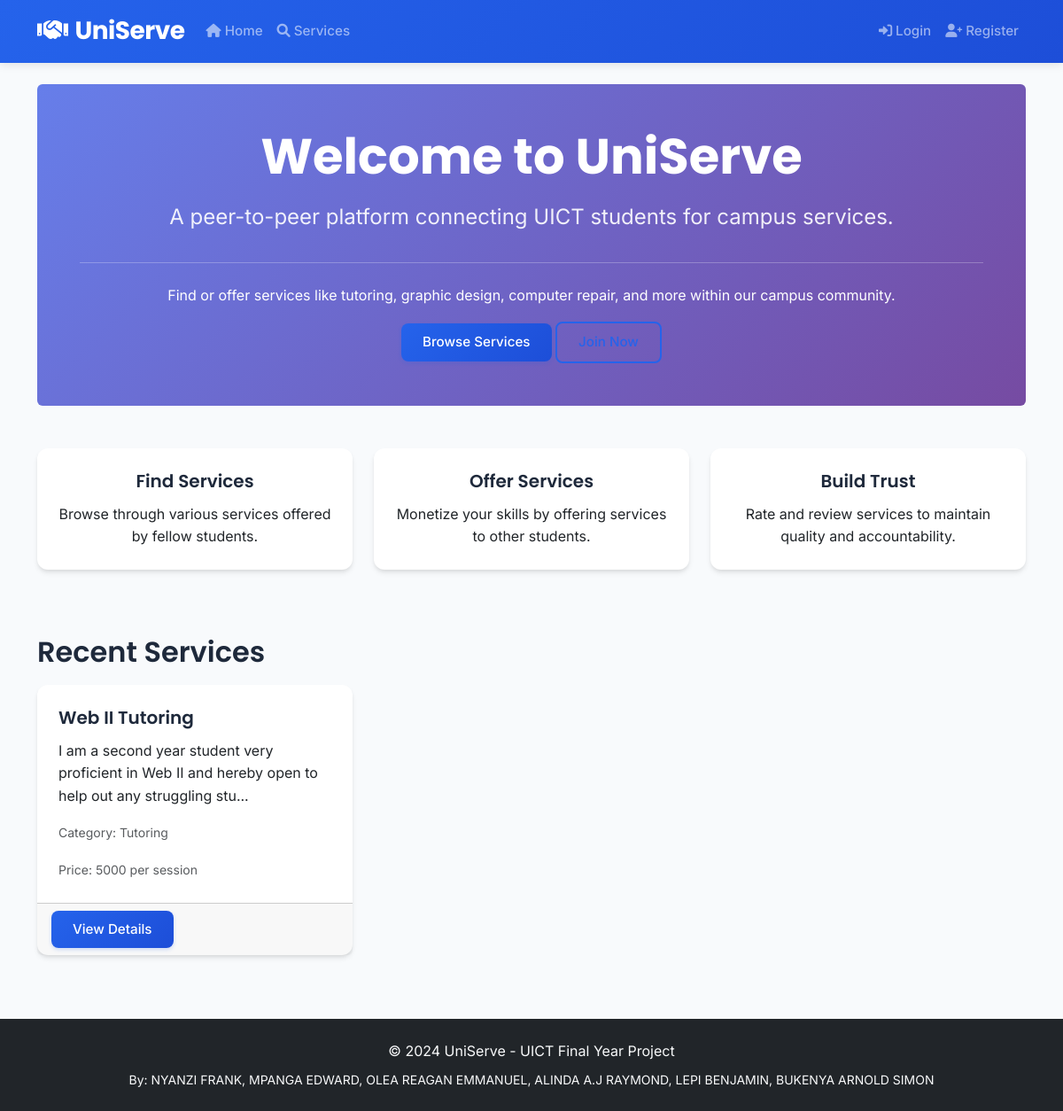
The page / on the database its author committed.
### app.py (models this page shows)
class Service(db.Model):
    id = db.Column(db.Integer, primary_key=True)
    title = db.Column(db.String(100), nullable=False)
    description = db.Column(db.Text, nullable=False)
    category = db.Column(db.String(50), nullable=False)
    price = db.Column(db.String(50), nullable=True)
    location = db.Column(db.String(100), nullable=False)
    contact_info = db.Column(db.String(100), nullable=False)
    created_date = db.Column(db.DateTime, default=datetime.utcnow)
    is_active = db.Column(db.Boolean, default=True)
    provider_id = db.Column(db.Integer, db.ForeignKey('user.id'), nullable=False)
    requests = db.relationship('ServiceRequest', backref='service', lazy=True)

### app.py (the view)
@app.route('/')
def index():
    services = Service.query.filter_by(is_active=True).order_by(Service.created_date.desc()).limit(6).all()
    return render_template('index.html', services=services)

### templates/index.html
{% extends "base.html" %}
{% block content %}
<div class="jumbotron bg-light p-5 rounded">
    <h1 class="display-4">Welcome to UniServe</h1>
    <p class="lead">A peer-to-peer platform connecting UICT students for campus services.</p>
    <hr class="my-4">
    <p>Find or offer services like tutoring, graphic design, computer repair, and more within our campus community.</p>
    <a class="btn btn-primary btn-lg" href="{{ url_for('services') }}" role="button">Browse Services</a>
    {% if not session.user_id %}
        <a class="btn btn-outline-primary btn-lg" href="{{ url_for('register') }}" role="button">Join Now</a>
    {% endif %}
</div>
<div class="row mt-5">
    <div class="col-md-4 mb-4">
        <div class="card h-100">
            <div class="card-body text-center">
                <h5 class="card-title">Find Services</h5>
                <p class="card-text">Browse through various services offered by fellow students.</p>
            </div>
        </div>
    </div>
    <div class="col-md-4 mb-4">
        <div class="card h-100">
            <div class="card-body text-center">
                <h5 class="card-title">Offer Services</h5>
                <p class="card-text">Monetize your skills by offering services to other students.</p>
            </div>
        </div>
    </div>
    <div class="col-md-4 mb-4">
        <div class="card h-100">
            <div class="card-body text-center">
                <h5 class="card-title">Build Trust</h5>
                <p class="card-text">Rate and review services to maintain quality and accountability.</p>
            </div>
        </div>
    </div>
</div>
<h2 class="mt-5 mb-3">Recent Services</h2>
<div class="row">
    {% for service in services %}
    <div class="col-md-4 mb-4">
        <div class="card h-100">
            <div class="card-body">
                <h5 class="card-title">{{ service.title }}</h5>
                <p class="card-text">{{ service.description[:100] }}...</p>
                <p class="card-text"><small class="text-muted">Category: {{ service.category }}</small></p>
                <p class="card-text"><small class="text-muted">Price: {{ service.price }}</small></p>
            </div>
            <div class="card-footer">
                <a href="{{ url_for('services') }}" class="btn btn-sm btn-primary">View Details</a>
            </div>
        </div>
    </div>
    {% endfor %}
</div>
{% endblock %}

### static/css/style.css (style rules this page uses)
:root { --primary-color: #2563eb; --primary-dark: #1d4ed8; --secondary-color: #64748b; --success-color: #10b981; --warning-color: #f59e0b; --danger-color: #ef4444; --light-color: #f8fafc; --dark-color: #1e293b; --border-radius: 12px; --shadow: 0 4px 6px -1px rgba(0, 0, 0, 0.1), 0 2px 4px -1px rgba(0, 0, 0, 0.06); --shadow-lg: 0 10px 15px -3px rgba(0, 0, 0, 0.1), 0 4px 6px -2px rgba(0, 0, 0, 0.05); }
body { font-family: 'Inter', -apple-system, BlinkMacSystemFont, 'Segoe UI', Roboto, sans-serif; background-color: #f8fafc; color: #334155; line-height: 1.6; font-weight: 400; }
h1, h2, h3, h4, h5, h6 { font-family: 'Poppins', -apple-system, BlinkMacSystemFont, 'Segoe UI', Roboto, sans-serif; font-weight: 600; line-height: 1.3; color: #1e293b; margin-bottom: 0.5rem; }
h1 { font-size: 2.5rem; font-weight: 700; }
h2 { font-size: 2rem; }
h5 { font-size: 1.25rem; }
.lead { font-size: 1.25rem; font-weight: 400; color: #64748b; }
.card { border: none; border-radius: var(--border-radius); box-shadow: var(--shadow); transition: all 0.3s ease; background: white; }
.card-body { padding: 1.5rem; }
.card-title { font-family: 'Poppins', sans-serif; font-weight: 600; color: #1e293b; margin-bottom: 0.75rem; }
.btn { font-family: 'Inter', sans-serif; font-weight: 500; border-radius: 8px; padding: 0.625rem 1.5rem; transition: all 0.2s ease; border: none; font-size: 0.95rem; }
.btn-primary { background: linear-gradient(135deg, var(--primary-color), var(--primary-dark)); box-shadow: 0 2px 4px rgba(37, 99, 235, 0.2); }
.btn-outline-primary { border: 2px solid var(--primary-color); color: var(--primary-color); background: transparent; }
.jumbotron { background: linear-gradient(135deg, #667eea 0%, #764ba2 100%); color: white; border-radius: var(--border-radius); padding: 4rem 2rem; margin-bottom: 3rem; text-align: center; }
.jumbotron h1 { font-family: 'Poppins', sans-serif; font-weight: 700; font-size: 3.5rem; margin-bottom: 1rem; color: white; }
.jumbotron .lead { font-size: 1.5rem; color: rgba(255, 255, 255, 0.9); margin-bottom: 2rem; }

### rows shown on the page
Service: title "Web II Tutoring", description "I am a second year student very proficient in Web II and hereby open to help out any struggling stu", category "Tutoring", price "5000 per session"
